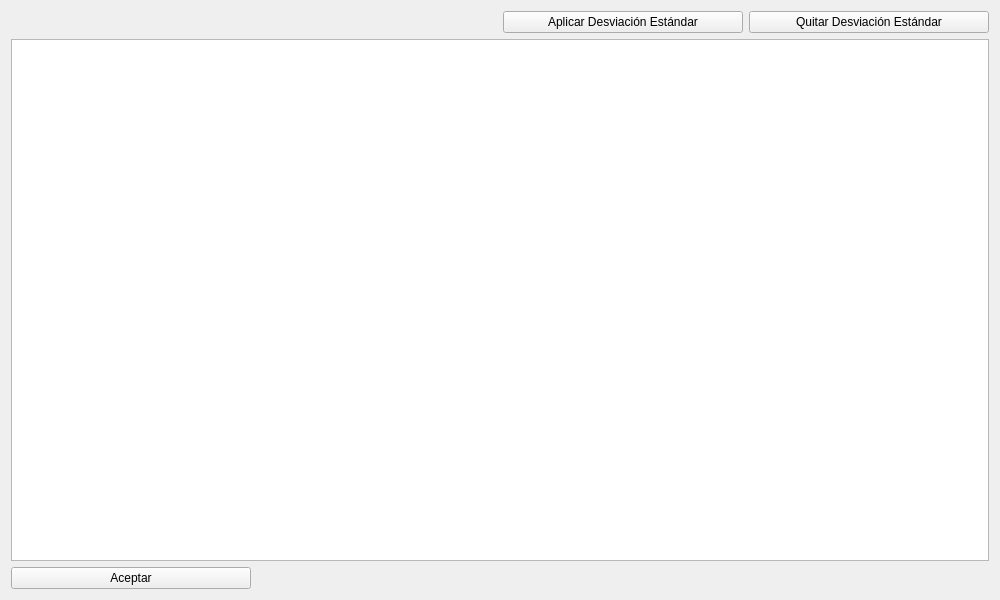
<?xml version="1.0" encoding="UTF-8"?>
<ui version="4.0">
 <class>Form</class>
 <widget class="QWidget" name="Form">
  <property name="geometry">
   <rect>
    <x>0</x>
    <y>0</y>
    <width>1000</width>
    <height>600</height>
   </rect>
  </property>
  <property name="minimumSize">
   <size>
    <width>1000</width>
    <height>600</height>
   </size>
  </property>
  <property name="windowTitle">
   <string>Form</string>
  </property>
  <layout class="QVBoxLayout" name="verticalLayout">
   <item>
    <layout class="QGridLayout" name="gridLayout">
     <item row="0" column="0" colspan="2">
      <widget class="QLabel" name="label_titulo">
       <property name="font">
        <font>
         <pointsize>10</pointsize>
         <weight>75</weight>
         <bold>true</bold>
        </font>
       </property>
       <property name="text">
        <string/>
       </property>
       <property name="alignment">
        <set>Qt::AlignLeading|Qt::AlignLeft|Qt::AlignVCenter</set>
       </property>
      </widget>
     </item>
     <item row="0" column="2">
      <widget class="QPushButton" name="btn_omitir_lecturas">
       <property name="text">
        <string>Aplicar Desviación Estándar</string>
       </property>
      </widget>
     </item>
     <item row="0" column="3">
      <widget class="QPushButton" name="btn_incluir_lecturas">
       <property name="text">
        <string>Quitar Desviación Estándar</string>
       </property>
      </widget>
     </item>
     <item row="1" column="0" colspan="4">
      <widget class="QTableView" name="table_resumen"/>
     </item>
     <item row="2" column="0">
      <widget class="QPushButton" name="btn_aceptar">
       <property name="text">
        <string>Aceptar</string>
       </property>
      </widget>
     </item>
     <item row="2" column="1" colspan="3">
      <spacer name="horizontalSpacer">
       <property name="orientation">
        <enum>Qt::Horizontal</enum>
       </property>
       <property name="sizeHint" stdset="0">
        <size>
         <width>238</width>
         <height>20</height>
        </size>
       </property>
      </spacer>
     </item>
    </layout>
   </item>
  </layout>
 </widget>
 <resources/>
 <connections/>
</ui>
